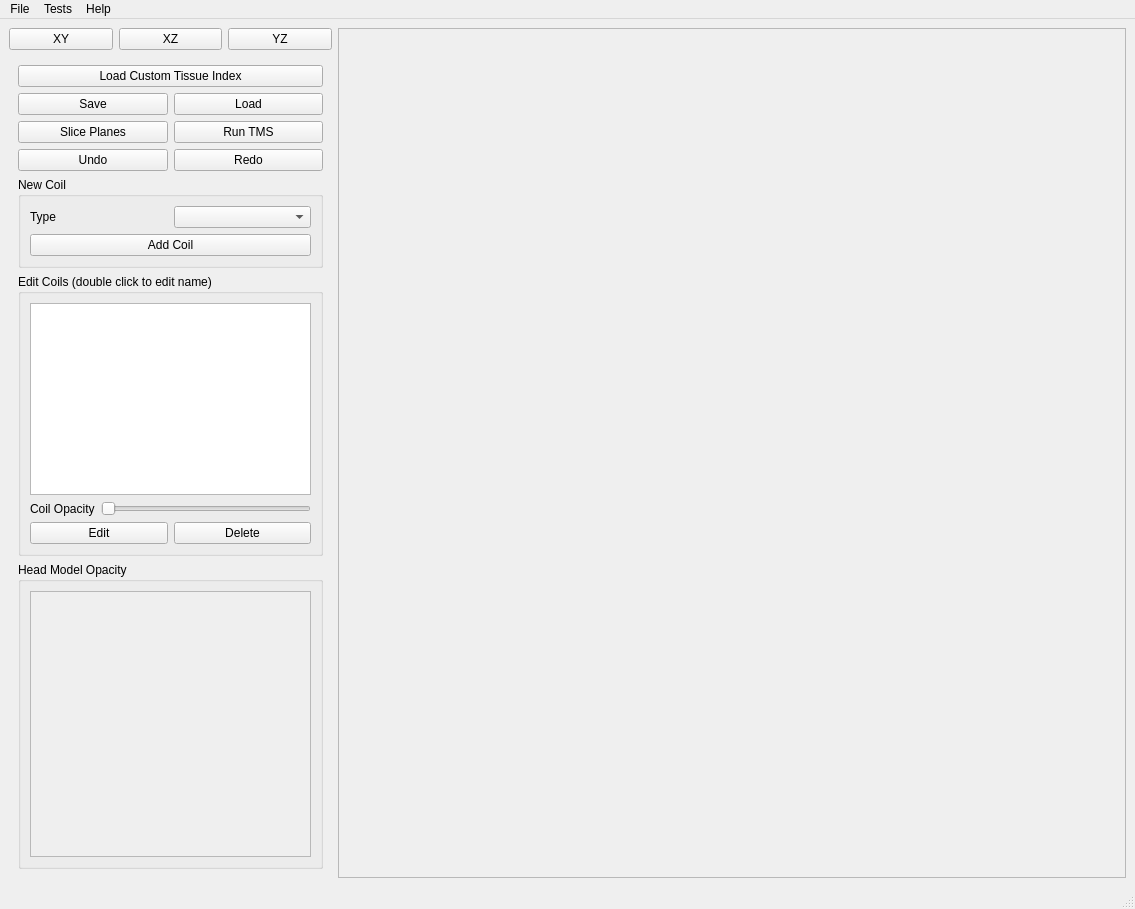
<?xml version="1.0" encoding="UTF-8"?>
<ui version="4.0">
 <class>MainWindow</class>
 <widget class="QMainWindow" name="MainWindow">
  <property name="geometry">
   <rect>
    <x>0</x>
    <y>0</y>
    <width>1135</width>
    <height>909</height>
   </rect>
  </property>
  <property name="windowTitle">
   <string>Coil Navigator</string>
  </property>
  <widget class="QWidget" name="centralwidget">
   <property name="enabled">
    <bool>true</bool>
   </property>
   <layout class="QHBoxLayout" name="horizontalLayout_4" stretch="0,3">
    <item>
     <layout class="QVBoxLayout" name="verticalLayout_3">
      <item>
       <layout class="QHBoxLayout" name="horizontalLayout_9">
        <item>
         <widget class="QPushButton" name="CameraXY">
          <property name="text">
           <string>XY</string>
          </property>
         </widget>
        </item>
        <item>
         <widget class="QPushButton" name="CameraXZ">
          <property name="text">
           <string>XZ</string>
          </property>
         </widget>
        </item>
        <item>
         <widget class="QPushButton" name="CameraYZ">
          <property name="text">
           <string>YZ</string>
          </property>
         </widget>
        </item>
       </layout>
      </item>
      <item>
       <widget class="QStackedWidget" name="stackedWidget">
        <property name="currentIndex">
         <number>0</number>
        </property>
        <widget class="QWidget" name="MainGUI">
         <layout class="QVBoxLayout" name="verticalLayout_4">
          <item>
           <widget class="QPushButton" name="loadTissueIndex">
            <property name="text">
             <string>Load Custom Tissue Index</string>
            </property>
           </widget>
          </item>
          <item>
           <layout class="QGridLayout" name="gridLayout_2">
            <item row="2" column="0">
             <widget class="QPushButton" name="PlanePlaceButton">
              <property name="text">
               <string>Slice Planes</string>
              </property>
             </widget>
            </item>
            <item row="1" column="0">
             <widget class="QPushButton" name="Save">
              <property name="text">
               <string>Save</string>
              </property>
             </widget>
            </item>
            <item row="2" column="1">
             <widget class="QPushButton" name="Run">
              <property name="text">
               <string>Run TMS</string>
              </property>
             </widget>
            </item>
            <item row="1" column="1">
             <widget class="QPushButton" name="Load">
              <property name="text">
               <string>Load</string>
              </property>
             </widget>
            </item>
            <item row="3" column="0">
             <widget class="QPushButton" name="Undo">
              <property name="text">
               <string>Undo</string>
              </property>
             </widget>
            </item>
            <item row="3" column="1">
             <widget class="QPushButton" name="Redo">
              <property name="text">
               <string>Redo</string>
              </property>
             </widget>
            </item>
           </layout>
          </item>
          <item>
           <layout class="QVBoxLayout" name="verticalLayout_2">
            <item>
             <widget class="QGroupBox" name="groupBox_3">
              <property name="title">
               <string>New Coil</string>
              </property>
              <layout class="QVBoxLayout" name="verticalLayout_8">
               <item>
                <layout class="QHBoxLayout" name="horizontalLayout_12">
                 <item>
                  <widget class="QLabel" name="label_4">
                   <property name="text">
                    <string>Type</string>
                   </property>
                  </widget>
                 </item>
                 <item>
                  <widget class="QComboBox" name="TypeDropdown"/>
                 </item>
                </layout>
               </item>
               <item>
                <widget class="QPushButton" name="AddCoil">
                 <property name="text">
                  <string>Add Coil</string>
                 </property>
                </widget>
               </item>
               <item>
                <layout class="QHBoxLayout" name="horizontalLayout_5"/>
               </item>
              </layout>
             </widget>
            </item>
           </layout>
          </item>
          <item>
           <widget class="QGroupBox" name="groupBox_2">
            <property name="title">
             <string>Edit Coils (double click to edit name)</string>
            </property>
            <layout class="QVBoxLayout" name="verticalLayout_9">
             <item>
              <layout class="QVBoxLayout" name="verticalLayout_7">
               <item>
                <widget class="QListWidget" name="CoilList">
                 <property name="sizePolicy">
                  <sizepolicy hsizetype="Expanding" vsizetype="Minimum">
                   <horstretch>0</horstretch>
                   <verstretch>0</verstretch>
                  </sizepolicy>
                 </property>
                </widget>
               </item>
              </layout>
             </item>
             <item>
              <layout class="QHBoxLayout" name="horizontalLayout_8">
               <item>
                <widget class="QLabel" name="label_6">
                 <property name="text">
                  <string>Coil Opacity</string>
                 </property>
                </widget>
               </item>
               <item>
                <widget class="QSlider" name="CoilAlpha">
                 <property name="orientation">
                  <enum>Qt::Orientation::Horizontal</enum>
                 </property>
                </widget>
               </item>
              </layout>
             </item>
             <item>
              <layout class="QGridLayout" name="gridLayout">
               <item row="0" column="0">
                <widget class="QPushButton" name="Edit">
                 <property name="text">
                  <string>Edit</string>
                 </property>
                </widget>
               </item>
               <item row="0" column="1">
                <widget class="QPushButton" name="Delete">
                 <property name="text">
                  <string>Delete</string>
                 </property>
                </widget>
               </item>
              </layout>
             </item>
            </layout>
           </widget>
          </item>
          <item>
           <widget class="QGroupBox" name="groupBox">
            <property name="title">
             <string>Head Model Opacity</string>
            </property>
            <layout class="QHBoxLayout" name="horizontalLayout_7">
             <item>
              <widget class="QScrollArea" name="scrollArea">
               <property name="widgetResizable">
                <bool>true</bool>
               </property>
               <widget class="QWidget" name="scrollAreaWidgetContents">
                <property name="geometry">
                 <rect>
                  <x>0</x>
                  <y>0</y>
                  <width>391</width>
                  <height>160</height>
                 </rect>
                </property>
               </widget>
              </widget>
             </item>
            </layout>
           </widget>
          </item>
         </layout>
        </widget>
        <widget class="QWidget" name="EditGUI">
         <layout class="QVBoxLayout" name="verticalLayout_11">
          <item>
           <layout class="QVBoxLayout" name="verticalLayout_5">
            <item>
             <layout class="QHBoxLayout" name="horizontalLayout_6">
              <item>
               <widget class="QLabel" name="label_2">
                <property name="text">
                 <string>X Position (mm)</string>
                </property>
               </widget>
              </item>
              <item>
               <widget class="QSlider" name="XSlider">
                <property name="orientation">
                 <enum>Qt::Orientation::Horizontal</enum>
                </property>
               </widget>
              </item>
              <item>
               <widget class="QDoubleSpinBox" name="XEntry"/>
              </item>
             </layout>
            </item>
           </layout>
          </item>
          <item>
           <layout class="QHBoxLayout" name="horizontalLayout_14">
            <item>
             <widget class="QLabel" name="label_10">
              <property name="text">
               <string>Y Position (mm)</string>
              </property>
             </widget>
            </item>
            <item>
             <widget class="QSlider" name="YSlider">
              <property name="orientation">
               <enum>Qt::Orientation::Horizontal</enum>
              </property>
             </widget>
            </item>
            <item>
             <widget class="QDoubleSpinBox" name="YEntry"/>
            </item>
           </layout>
          </item>
          <item>
           <layout class="QHBoxLayout" name="horizontalLayout_20">
            <item>
             <widget class="QLabel" name="label_16">
              <property name="text">
               <string>Z Position (mm)</string>
              </property>
             </widget>
            </item>
            <item>
             <widget class="QSlider" name="ZSlider">
              <property name="orientation">
               <enum>Qt::Orientation::Horizontal</enum>
              </property>
             </widget>
            </item>
            <item>
             <widget class="QDoubleSpinBox" name="ZEntry"/>
            </item>
           </layout>
          </item>
          <item>
           <layout class="QHBoxLayout" name="horizontalLayout_15">
            <item>
             <widget class="QLabel" name="label_11">
              <property name="text">
               <string>Rotation Around X (degrees)</string>
              </property>
             </widget>
            </item>
            <item>
             <widget class="QSlider" name="rXSlider">
              <property name="orientation">
               <enum>Qt::Orientation::Horizontal</enum>
              </property>
             </widget>
            </item>
            <item>
             <widget class="QDoubleSpinBox" name="rXEntry"/>
            </item>
           </layout>
          </item>
          <item>
           <layout class="QHBoxLayout" name="horizontalLayout_16">
            <item>
             <widget class="QLabel" name="label_12">
              <property name="text">
               <string>Rotation Around Y (degrees)</string>
              </property>
             </widget>
            </item>
            <item>
             <widget class="QSlider" name="rYSlider">
              <property name="orientation">
               <enum>Qt::Orientation::Horizontal</enum>
              </property>
             </widget>
            </item>
            <item>
             <widget class="QDoubleSpinBox" name="rYEntry"/>
            </item>
           </layout>
          </item>
          <item>
           <layout class="QHBoxLayout" name="horizontalLayout_17">
            <item>
             <widget class="QLabel" name="label_13">
              <property name="text">
               <string>Rotation Around Z (degrees)</string>
              </property>
             </widget>
            </item>
            <item>
             <widget class="QSlider" name="rZSlider">
              <property name="orientation">
               <enum>Qt::Orientation::Horizontal</enum>
              </property>
             </widget>
            </item>
            <item>
             <widget class="QDoubleSpinBox" name="rZEntry"/>
            </item>
           </layout>
          </item>
          <item>
           <layout class="QHBoxLayout" name="horizontalLayout_19">
            <item>
             <widget class="QLabel" name="label_15">
              <property name="text">
               <string>Twist (degrees)</string>
              </property>
             </widget>
            </item>
            <item>
             <widget class="QSlider" name="TwistSlider">
              <property name="orientation">
               <enum>Qt::Orientation::Horizontal</enum>
              </property>
             </widget>
            </item>
            <item>
             <widget class="QDoubleSpinBox" name="TwistEntry"/>
            </item>
           </layout>
          </item>
          <item>
           <layout class="QHBoxLayout" name="horizontalLayout_18">
            <item>
             <widget class="QLabel" name="label_14">
              <property name="text">
               <string>dIdt (A/?s)</string>
              </property>
             </widget>
            </item>
            <item>
             <widget class="QLineEdit" name="dIdtEntry"/>
            </item>
           </layout>
          </item>
          <item>
           <widget class="QPushButton" name="AutoOrientButton">
            <property name="text">
             <string>Auto Orient</string>
            </property>
           </widget>
          </item>
          <item>
           <widget class="QPushButton" name="FlipCoilButton">
            <property name="text">
             <string>Flip Coil</string>
            </property>
           </widget>
          </item>
          <item>
           <widget class="QPushButton" name="WhiteMatterButton">
            <property name="text">
             <string>Place With White Matter</string>
            </property>
           </widget>
          </item>
          <item>
           <layout class="QHBoxLayout" name="horizontalLayout_2">
            <item>
             <widget class="QLabel" name="label_3">
              <property name="text">
               <string>Skin Distance (mm)</string>
              </property>
             </widget>
            </item>
            <item>
             <widget class="QSlider" name="DistanceSlider">
              <property name="orientation">
               <enum>Qt::Orientation::Horizontal</enum>
              </property>
             </widget>
            </item>
            <item>
             <widget class="QDoubleSpinBox" name="DistanceEntry"/>
            </item>
           </layout>
          </item>
          <item>
           <layout class="QHBoxLayout" name="horizontalLayout">
            <item>
             <widget class="QPushButton" name="OKEdit">
              <property name="text">
               <string>OK</string>
              </property>
             </widget>
            </item>
            <item>
             <widget class="QPushButton" name="CancelEdit">
              <property name="text">
               <string>Cancel</string>
              </property>
             </widget>
            </item>
           </layout>
          </item>
          <item>
           <spacer name="verticalSpacer_3">
            <property name="orientation">
             <enum>Qt::Orientation::Vertical</enum>
            </property>
            <property name="sizeHint" stdset="0">
             <size>
              <width>20</width>
              <height>40</height>
             </size>
            </property>
           </spacer>
          </item>
         </layout>
        </widget>
        <widget class="QWidget" name="PlaneGUI">
         <layout class="QVBoxLayout" name="verticalLayout_17">
          <item>
           <layout class="QVBoxLayout" name="verticalLayout_16">
            <item>
             <widget class="QGroupBox" name="groupBox_4">
              <property name="title">
               <string>Move Slice Planes</string>
              </property>
              <layout class="QVBoxLayout" name="verticalLayout_20">
               <item>
                <widget class="QLabel" name="label_5">
                 <property name="text">
                  <string>Places slice planes for imaging.</string>
                 </property>
                </widget>
               </item>
               <item>
                <layout class="QVBoxLayout" name="verticalLayout_19">
                 <item>
                  <layout class="QHBoxLayout" name="horizontalLayout_10">
                   <item>
                    <widget class="QLabel" name="label_7">
                     <property name="text">
                      <string>X Plane</string>
                     </property>
                    </widget>
                   </item>
                   <item>
                    <widget class="QSlider" name="XPlaneSlider">
                     <property name="orientation">
                      <enum>Qt::Orientation::Horizontal</enum>
                     </property>
                    </widget>
                   </item>
                   <item>
                    <widget class="QDoubleSpinBox" name="XPlaneSpin"/>
                   </item>
                  </layout>
                 </item>
                </layout>
               </item>
               <item>
                <layout class="QHBoxLayout" name="horizontalLayout_11">
                 <item>
                  <widget class="QLabel" name="label_8">
                   <property name="text">
                    <string>Y Plane</string>
                   </property>
                  </widget>
                 </item>
                 <item>
                  <widget class="QSlider" name="YPlaneSlider">
                   <property name="orientation">
                    <enum>Qt::Orientation::Horizontal</enum>
                   </property>
                  </widget>
                 </item>
                 <item>
                  <widget class="QDoubleSpinBox" name="YPlaneSpin"/>
                 </item>
                </layout>
               </item>
               <item>
                <layout class="QHBoxLayout" name="horizontalLayout_13">
                 <item>
                  <widget class="QLabel" name="label_9">
                   <property name="text">
                    <string>Z Plane</string>
                   </property>
                  </widget>
                 </item>
                 <item>
                  <widget class="QSlider" name="ZPlaneSlider">
                   <property name="orientation">
                    <enum>Qt::Orientation::Horizontal</enum>
                   </property>
                  </widget>
                 </item>
                 <item>
                  <widget class="QDoubleSpinBox" name="ZPlaneSpin"/>
                 </item>
                </layout>
               </item>
              </layout>
             </widget>
            </item>
           </layout>
          </item>
          <item>
           <layout class="QHBoxLayout" name="horizontalLayout_21">
            <item>
             <widget class="QPushButton" name="PlaneOK">
              <property name="text">
               <string>OK</string>
              </property>
             </widget>
            </item>
           </layout>
          </item>
          <item>
           <spacer name="verticalSpacer">
            <property name="orientation">
             <enum>Qt::Orientation::Vertical</enum>
            </property>
            <property name="sizeHint" stdset="0">
             <size>
              <width>20</width>
              <height>40</height>
             </size>
            </property>
           </spacer>
          </item>
         </layout>
        </widget>
       </widget>
      </item>
     </layout>
    </item>
    <item>
     <layout class="QHBoxLayout" name="horizontalLayout_3" stretch="0">
      <item>
       <widget class="QFrame" name="ViewPort">
        <property name="frameShape">
         <enum>QFrame::Shape::StyledPanel</enum>
        </property>
        <property name="frameShadow">
         <enum>QFrame::Shadow::Raised</enum>
        </property>
       </widget>
      </item>
     </layout>
    </item>
   </layout>
  </widget>
  <widget class="QMenuBar" name="menubar">
   <property name="geometry">
    <rect>
     <x>0</x>
     <y>0</y>
     <width>1135</width>
     <height>25</height>
    </rect>
   </property>
   <widget class="QMenu" name="menuFile">
    <property name="title">
     <string>File</string>
    </property>
    <addaction name="actionLoad_Coil_Config"/>
    <addaction name="separator"/>
    <addaction name="actionSave_Coil_Config"/>
    <addaction name="separator"/>
    <addaction name="actionExit"/>
   </widget>
   <widget class="QMenu" name="menuHelp">
    <property name="title">
     <string>Help</string>
    </property>
    <addaction name="action3D_viewer_Help"/>
    <addaction name="separator"/>
    <addaction name="actionAbout"/>
   </widget>
   <widget class="QMenu" name="menuTests">
    <property name="title">
     <string>Tests</string>
    </property>
    <addaction name="actionSphere_3L"/>
    <addaction name="actionPlot"/>
    <addaction name="actionDefault_TMS"/>
   </widget>
   <addaction name="menuFile"/>
   <addaction name="menuTests"/>
   <addaction name="menuHelp"/>
  </widget>
  <widget class="QStatusBar" name="statusbar"/>
  <action name="actionLoad_Coil_Config">
   <property name="text">
    <string>Open Configuration</string>
   </property>
  </action>
  <action name="actionSave_Coil_Config">
   <property name="text">
    <string>Save Configuration</string>
   </property>
  </action>
  <action name="actionExit">
   <property name="text">
    <string>Exit</string>
   </property>
  </action>
  <action name="actionAbout">
   <property name="text">
    <string>About</string>
   </property>
  </action>
  <action name="action3D_viewer_Help">
   <property name="text">
    <string>3D viewer Help</string>
   </property>
  </action>
  <action name="actionUndo">
   <property name="text">
    <string>Undo</string>
   </property>
  </action>
  <action name="actionRedo">
   <property name="text">
    <string>Redo</string>
   </property>
  </action>
  <action name="actionSphere_3L">
   <property name="text">
    <string>Sphere 3L</string>
   </property>
  </action>
  <action name="actionPlot">
   <property name="text">
    <string>Plot</string>
   </property>
  </action>
  <action name="actionDefault_TMS">
   <property name="text">
    <string>Default TMS</string>
   </property>
  </action>
 </widget>
 <resources/>
 <connections/>
</ui>
